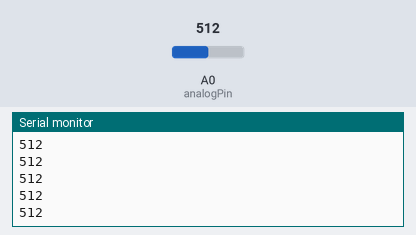
This sketch was run on a simulated Arduino Uno, built with avr-gcc and run on an emulated ATmega328P. Shown: the last lines printed to the serial monitor. The inputs (shaded band) are chosen by the test bench; at power-on: A0 (analogPin) = 512.

Above: at 1.2 s.
1.3 s: A0 (analogPin) set to 716
At 2.4 s:
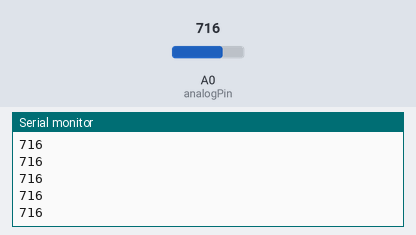
2.8 s: A0 (analogPin) set to 900
At 3.8 s:
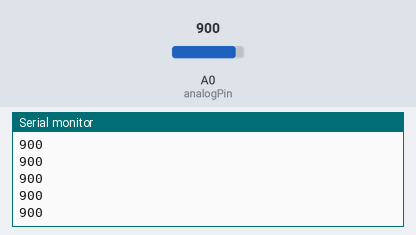
Timing chart, 0 to 5.8 s (numbered marks = the images above; inputs shaded):
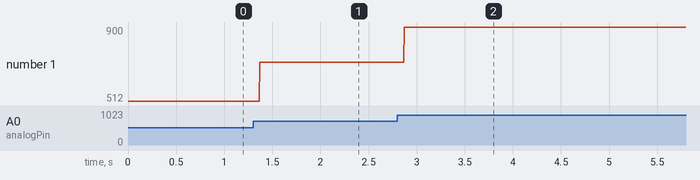

The sketch:

sketch_jun06a.ino
```cpp
int analogPin = A0; // potentiometer wiper (middle terminal) connected to analog pin 3
                    // outside leads to ground and +5V
int val = 0;        // variable to store the value read

void setup() {
  Serial.begin(9600);          //  setup serial
}

void loop() {
  val = analogRead(analogPin);    // read the input pin
  Serial.println(val);            // debug value
}
```

Measured:
- after the input at 1.3 s, the serial monitor: prints a new line after 0.07 s (image 1)
- after the input at 2.8 s, the serial monitor: prints a new line after 0.07 s (image 2)
- plotted number 1: 512 → 716 after the input at 1.3 s, 716 → 900 after the input at 2.8 s
